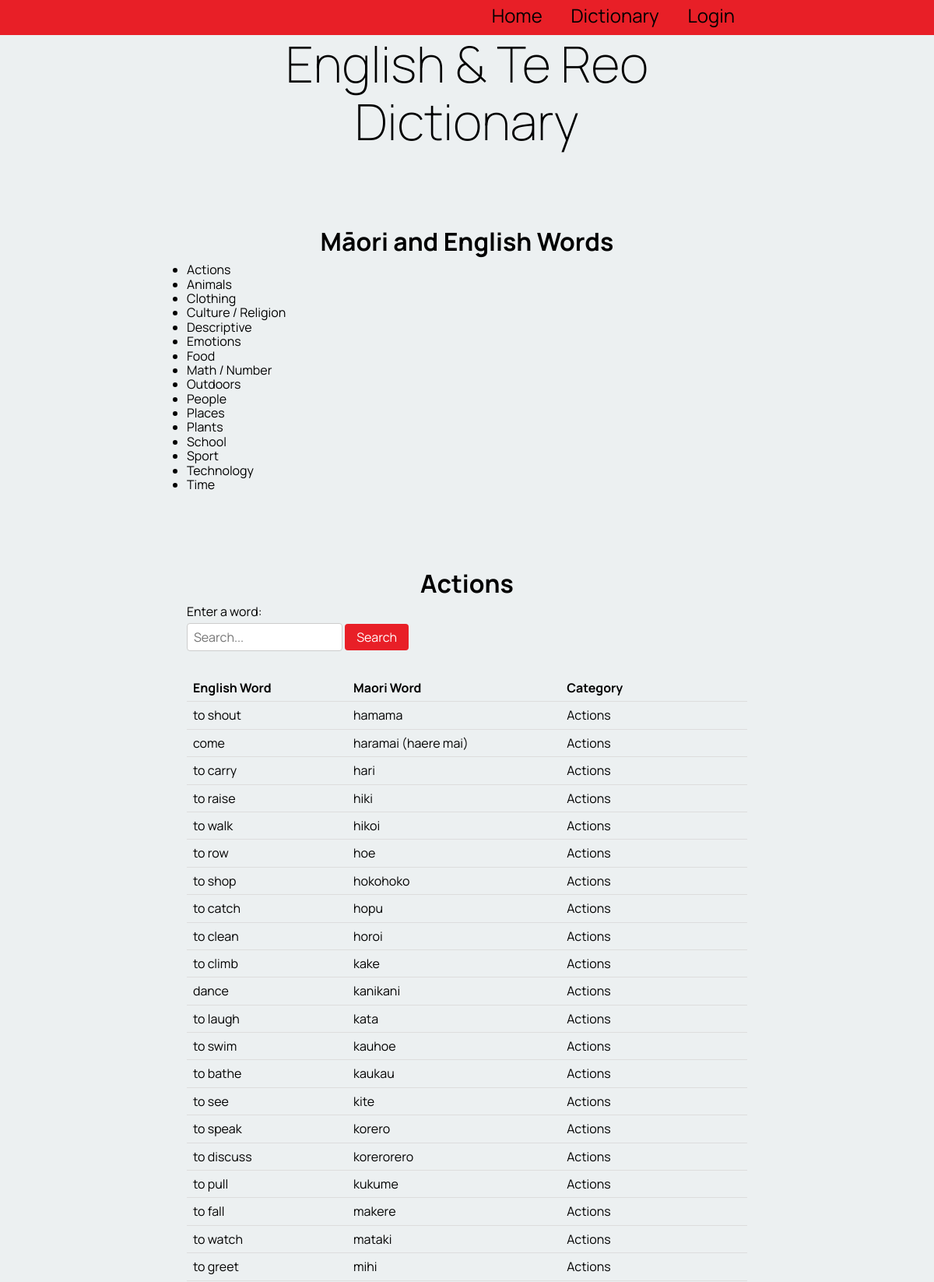
/dictionary_page (upper part), run on the app's committed database.
### tables this page shows
CREATE TABLE "category_table"
(
    cat_id        integer not null
        primary key autoincrement,
    category_name varchar
);

CREATE TABLE "table_word"
(
    word_id      integer not null
        primary key autoincrement,
    english_word varchar(100),
    te_reo_word  varchar(100),
    description  varchar(100),
    category     varchar(100),
    levels       varchar(100),
    user_fk      integer
        constraint table_word_table_account_id_fk
            references users_table,
    cat_fk       integer
        constraint table_word_category_table_cat_id_fk
            references category_table
, word_date varchar(100), image varchar);

### app.py (the view)
@app.route('/dictionary_page', methods=['POST','GET'])
def render_dictionary_page():
    if is_logged_in_teacher():
        print("Teacher if logged in!")
    search = request.args.get('search', '').lower().strip() #args stops attributeError by returning an empty string before you search something
    con = create_connection(DATABASE)
    query = "SELECT cat_id, category_name FROM category_table"
    cur = con.cursor()
    cur.execute(query)
    category_list = cur.fetchall()
    if search:    #search function
        query2 = """SELECT word_id, english_word, te_reo_word, category_name FROM table_word INNER JOIN category_table ON table_word.cat_fk = cat_id WHERE english_word LIKE ? OR te_reo_word LIKE ?"""
        cur.execute(query2, ('%' + search + '%', '%' + search + '%'))
    else:     #if no search term gets every word from the database and displays that instead
        query2 = """SELECT word_id, english_word, te_reo_word, category_name FROM table_word INNER JOIN category_table ON table_word.cat_fk = cat_id"""
        cur.execute(query2)
    word = cur.fetchall()
    con.close()
    return render_template('dictionary_page.html', logged_in=is_logged_in(), categories=category_list, words=word,teacher_log=is_logged_in_teacher())

### app.py (called while the page is built)
def create_connection(db_file): #connects to the database
    try:
        connection = sqlite3.connect(db_file)
        return connection
    except Error as e:
        print(e)   #prints the error message
    return None

def is_logged_in():    #checks if the user has logged in
    if session.get("email") is None:
        print("not logged in ")
        return False
    else:
        print("logged in!")
        return True

def is_logged_in_teacher():
        email = session.get("email")
        con = create_connection(DATABASE)
        cur = con.cursor()
        query = """SELECT is_teacher FROM users_table WHERE email = ?"""
        cur.execute(query, (email, ))
        teacher = cur.fetchall()
        con.close()
        print("yooo", teacher)
        if ('yes',) in teacher:
            print("teacher logged in!")
            con = create_connection(DATABASE)
            query = "SELECT users_id FROM users_table"
            cur = con.cursor()
            cur.execute(query)
            test = cur.fetchall()
            print(test)
            return True
        else:
            return False

### templates/dictionary_page.html
{% extends 'base.html' %}
{% block pageheading %}Māori and English Words{% endblock %}
{% block main %}
    <ul>
        {% for catergory in categories %}
                <li>
                    <a href="/sort_by_category/{{ catergory[0] }}">{{ catergory[1] }}</a>
                </li>
        {% endfor %}
    </ul>
    <h2> Actions</h2>
    <form action="{{ url_for('render_dictionary_page', cat_id=cat_id) }}" method="GET">
        <label for="word-search">Enter a word:</label>
        <input type="text" name="search" value="{{ search_term }}" placeholder="Search...">
        <button type="submit">Search</button>
    </form>
    <table>
        <thead>
            <tr>
                <th>English Word</th>
                <th>Maori Word</th>
                <th>Category</th>
            </tr>
        </thead>
        <tbody>
            {% for word in words %}
                <tr>
                    <td><a href="/word_info/{{ word[0] }}">{{ word[1] }}</a></td>
                    <td>{{ word[2] }}</td>
                    <td>{{ word[3] }}</td>
                </tr>
            {% endfor %}
        </tbody>
    </table>
{% endblock %}

### templates/base.html (shortened to what this page needs)
<!DOCTYPE html>
<html>
<head>
    <link rel="stylesheet" href="https://cdnjs.cloudflare.com/ajax/libs/normalize/8.0.1/normalize.css"/>
    <link href="{{ url_for('static', filename='style.css') }}" rel="stylesheet">
</head>
<body>
<nav>
    <div class="container">
        <div class="navbar-links">
            <a href="/home">Home</a>
            <a href="/dictionary_page">Dictionary</a>
            {% if logged_in %}
            <a href="/logout">Logout</a>
            {% else %}
            <a href="/login">Login</a>
            {% endif %}
        </div>
    </div>
</nav>
<div class="container">
    <header>
        <h1>English & Te Reo Dictionary</h1>
        <h2>{% block pageheading %}{% endblock %}</h2>
    </header>
    <main>
        {% block main %}
        {% endblock %}
    </main>
</div>
</body>
</html>

### static/style.css (style rules this page uses)
* { font-family: 'Manrope', sans-serif; padding: 0; margin: 0; box-sizing: border-box; }
body { background-color: rgba(236, 240, 241, 1.0); }
.container { width: 60vw; margin: auto; }
.container::after { content: ""; clear: both; display: table; }
h1 { text-align: center; font-weight: 200; font-size: 4rem; margin: 0; }
h2 { font-size: 2rem; text-align: center; margin: 0 0 0.5rem 0; padding-top: 100px; }
nav { background-color: rgb(232, 31, 39); text-align: center; font-size: 1.5rem; padding-top: 0.4rem; padding-bottom: 0.7rem; color: rgb(255, 255, 255); }
.navbar-links { display: inline; float: right; color: rgb(255, 255, 255); }
nav a { margin:0 0.5rem; padding: 0 0.5rem; font-size: 1.5rem; }
a, a:visited { color: rgb(0, 0, 0); text-decoration: none; }
table { width: 100%; border-collapse: collapse; margin-bottom: 20px; }
table th, table td { padding: 8px; text-align: left; border-bottom: 1px solid #ddd; }
form { margin-bottom: 20px; }
form label { display: block; margin-bottom: 5px; }
form input[type="text"] { width: 200px; padding: 8px; border: 1px solid #ccc; border-radius: 4px; margin-bottom: 10px; }
form button { padding: 8px 15px; background-color: #e81f27; color: #fff; border: none; border-radius: 4px; cursor: pointer; }

### data on the page
category_table: category_name "Actions"
category_table: category_name "Animals"
category_table: category_name "Clothing"
category_table: category_name "Culture / Religion"
category_table: category_name "Descriptive"
category_table: category_name "Emotions"
category_table: category_name "Food"
category_table: category_name "Math / Number"
category_table: category_name "Outdoors"
category_table: category_name "People"
category_table: category_name "Places"
category_table: category_name "Plants"
category_table: category_name "School"
category_table: category_name "Sport"
category_table: category_name "Technology"
category_table: category_name "Time"
table_word: english_word "to shout", te_reo_word "hamama", category_name "Actions"
table_word: english_word "come", te_reo_word "haramai (haere mai)", category_name "Actions"
table_word: english_word "to carry", te_reo_word "hari", category_name "Actions"
table_word: english_word "to raise", te_reo_word "hiki", category_name "Actions"
table_word: english_word "to walk", te_reo_word "hikoi", category_name "Actions"
table_word: english_word "to row", te_reo_word "hoe", category_name "Actions"
table_word: english_word "to shop", te_reo_word "hokohoko", category_name "Actions"
table_word: english_word "to catch", te_reo_word "hopu", category_name "Actions"
table_word: english_word "to clean", te_reo_word "horoi", category_name "Actions"
table_word: english_word "to climb", te_reo_word "kake", category_name "Actions"
table_word: english_word "dance", te_reo_word "kanikani", category_name "Actions"
table_word: english_word "to laugh", te_reo_word "kata", category_name "Actions"
table_word: english_word "to swim", te_reo_word "kauhoe", category_name "Actions"
table_word: english_word "to bathe", te_reo_word "kaukau", category_name "Actions"
table_word: english_word "to see", te_reo_word "kite", category_name "Actions"
table_word: english_word "to speak", te_reo_word "korero", category_name "Actions"
table_word: english_word "to discuss", te_reo_word "korerorero", category_name "Actions"
table_word: english_word "to pull", te_reo_word "kukume", category_name "Actions"
table_word: english_word "to fall", te_reo_word "makere", category_name "Actions"
table_word: english_word "to watch", te_reo_word "mataki", category_name "Actions"
table_word: english_word "to greet", te_reo_word "mihi", category_name "Actions"
